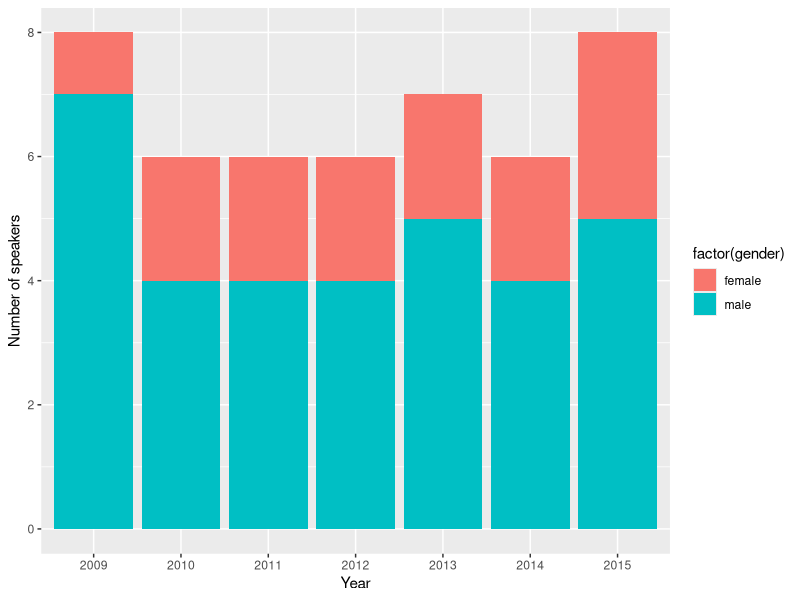
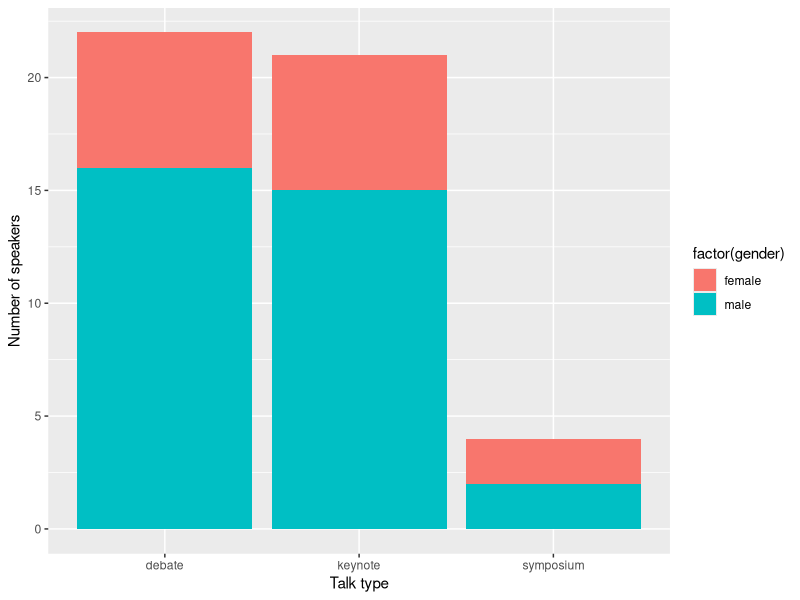

Recreate these plots in R, in order.
## ---- chunk 1
# Preliminary R code: libraries we'll use, and read in the data

library("ggplot2")
data <- read.csv("SNLspeakers_data.tsv", header = TRUE, sep = "\t")

## ---- chunk 2
summary(data$gender)
ggplot(data, aes(factor(year), fill = factor(gender))) + geom_bar() + 
  xlab("Year") +
  ylab("Number of speakers")
## ---- chunk 3
# Breaking down by talk type

aggregate(data$gender, list(data$talkType), FUN="summary")

ggplot(data, aes(factor(talkType), fill = factor(gender))) + geom_bar() + 
  xlab("Talk type") +
  ylab("Number of speakers")

